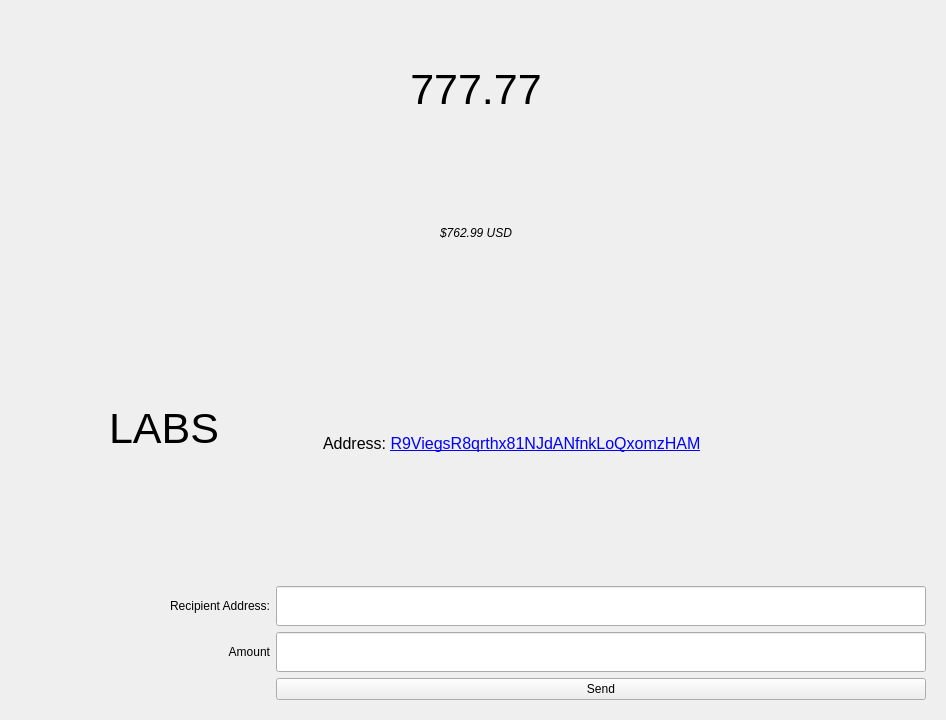
  <widget class="QWidget" name="tab_wallet">
   <attribute name="title">
    <string>Wallet</string>
   </attribute>
   <layout class="QGridLayout" name="gridLayout_5">
    <item row="0" column="0" rowspan="2">
     <widget class="QFrame" name="frame_7">
      <property name="minimumSize">
       <size>
        <width>0</width>
        <height>560</height>
       </size>
      </property>
      <property name="maximumSize">
       <size>
        <width>16777215</width>
        <height>560</height>
       </size>
      </property>
      <property name="frameShape">
       <enum>QFrame::NoFrame</enum>
      </property>
      <property name="frameShadow">
       <enum>QFrame::Raised</enum>
      </property>
      <layout class="QVBoxLayout" name="verticalLayout_3">
       <item>
        <widget class="QLabel" name="label_10">
         <property name="text">
          <string>&lt;html&gt;&lt;head/&gt;&lt;body&gt;&lt;p&gt;&lt;img src=&quot;:/coins/LABS_wallet.png&quot;/&gt;&lt;/p&gt;&lt;/body&gt;&lt;/html&gt;</string>
         </property>
        </widget>
       </item>
       <item>
        <widget class="QLabel" name="label_6">
         <property name="font">
          <font>
           <pointsize>32</pointsize>
          </font>
         </property>
         <property name="text">
          <string>LABS</string>
         </property>
         <property name="alignment">
          <set>Qt::AlignCenter</set>
         </property>
        </widget>
       </item>
      </layout>
     </widget>
    </item>
    <item row="0" column="1">
     <widget class="QFrame" name="frame_6">
      <property name="minimumSize">
       <size>
        <width>0</width>
        <height>300</height>
       </size>
      </property>
      <property name="maximumSize">
       <size>
        <width>16777215</width>
        <height>300</height>
       </size>
      </property>
      <property name="frameShape">
       <enum>QFrame::NoFrame</enum>
      </property>
      <property name="frameShadow">
       <enum>QFrame::Raised</enum>
      </property>
      <layout class="QVBoxLayout" name="verticalLayout_2">
       <item>
        <widget class="QLabel" name="label_39">
         <property name="font">
          <font>
           <pointsize>32</pointsize>
          </font>
         </property>
         <property name="text">
          <string>777.77</string>
         </property>
         <property name="alignment">
          <set>Qt::AlignCenter</set>
         </property>
        </widget>
       </item>
       <item>
        <widget class="QLabel" name="label_43">
         <property name="font">
          <font>
           <italic>true</italic>
          </font>
         </property>
         <property name="text">
          <string>$762.99 USD</string>
         </property>
         <property name="alignment">
          <set>Qt::AlignCenter</set>
         </property>
        </widget>
       </item>
      </layout>
     </widget>
    </item>
    <item row="0" column="2">
     <widget class="QLabel" name="label_40">
      <property name="minimumSize">
       <size>
        <width>300</width>
        <height>300</height>
       </size>
      </property>
      <property name="maximumSize">
       <size>
        <width>300</width>
        <height>300</height>
       </size>
      </property>
      <property name="text">
       <string>&lt;html&gt;&lt;head/&gt;&lt;body&gt;&lt;p&gt;&lt;img src=&quot;:/coins/qr_300.png&quot;/&gt;&lt;/p&gt;&lt;/body&gt;&lt;/html&gt;</string>
      </property>
     </widget>
    </item>
    <item row="1" column="1" colspan="2">
     <widget class="QLabel" name="label_35">
      <property name="font">
       <font>
        <pointsize>12</pointsize>
       </font>
      </property>
      <property name="text">
       <string>&lt;html&gt;&lt;head/&gt;&lt;body&gt;&lt;p&gt; Address: &lt;a href=&quot;https://labs.explorer.dexstats.info/address/R9ViegsR8qrthx81NJdANfnkLoQxomzHAM&quot;&gt;&lt;span style=&quot; text-decoration: underline; color:#0000ff;&quot;&gt;R9ViegsR8qrthx81NJdANfnkLoQxomzHAM&lt;/span&gt;&lt;/a&gt;&lt;/p&gt;&lt;/body&gt;&lt;/html&gt;</string>
      </property>
     </widget>
    </item>
    <item row="2" column="0" colspan="3">
     <widget class="QFrame" name="frame_5">
      <property name="frameShape">
       <enum>QFrame::NoFrame</enum>
      </property>
      <property name="frameShadow">
       <enum>QFrame::Raised</enum>
      </property>
      <layout class="QFormLayout" name="formLayout_2">
       <item row="0" column="0">
        <widget class="QLabel" name="label_41">
         <property name="minimumSize">
          <size>
           <width>250</width>
           <height>40</height>
          </size>
         </property>
         <property name="maximumSize">
          <size>
           <width>250</width>
           <height>40</height>
          </size>
         </property>
         <property name="text">
          <string>Recipient Address:</string>
         </property>
         <property name="alignment">
          <set>Qt::AlignRight|Qt::AlignTrailing|Qt::AlignVCenter</set>
         </property>
        </widget>
       </item>
       <item row="0" column="1">
        <widget class="QLineEdit" name="lineEdit_9">
         <property name="sizePolicy">
          <sizepolicy hsizetype="Expanding" vsizetype="MinimumExpanding">
           <horstretch>0</horstretch>
           <verstretch>0</verstretch>
          </sizepolicy>
         </property>
         <property name="minimumSize">
          <size>
           <width>650</width>
           <height>40</height>
          </size>
         </property>
         <property name="maximumSize">
          <size>
           <width>16777215</width>
           <height>16777215</height>
          </size>
         </property>
        </widget>
       </item>
       <item row="1" column="0">
        <widget class="QLabel" name="label_42">
         <property name="minimumSize">
          <size>
           <width>250</width>
           <height>40</height>
          </size>
         </property>
         <property name="maximumSize">
          <size>
           <width>250</width>
           <height>40</height>
          </size>
         </property>
         <property name="text">
          <string>Amount</string>
         </property>
         <property name="alignment">
          <set>Qt::AlignRight|Qt::AlignTrailing|Qt::AlignVCenter</set>
         </property>
        </widget>
       </item>
       <item row="1" column="1">
        <widget class="QLineEdit" name="lineEdit_8">
         <property name="sizePolicy">
          <sizepolicy hsizetype="Expanding" vsizetype="MinimumExpanding">
           <horstretch>0</horstretch>
           <verstretch>0</verstretch>
          </sizepolicy>
         </property>
         <property name="minimumSize">
          <size>
           <width>650</width>
           <height>40</height>
          </size>
         </property>
         <property name="maximumSize">
          <size>
           <width>16777215</width>
           <height>16777215</height>
          </size>
         </property>
        </widget>
       </item>
       <item row="2" column="1">
        <widget class="QPushButton" name="pushButton_4">
         <property name="text">
          <string>Send</string>
         </property>
        </widget>
       </item>
      </layout>
     </widget>
    </item>
   </layout>
  </widget>
